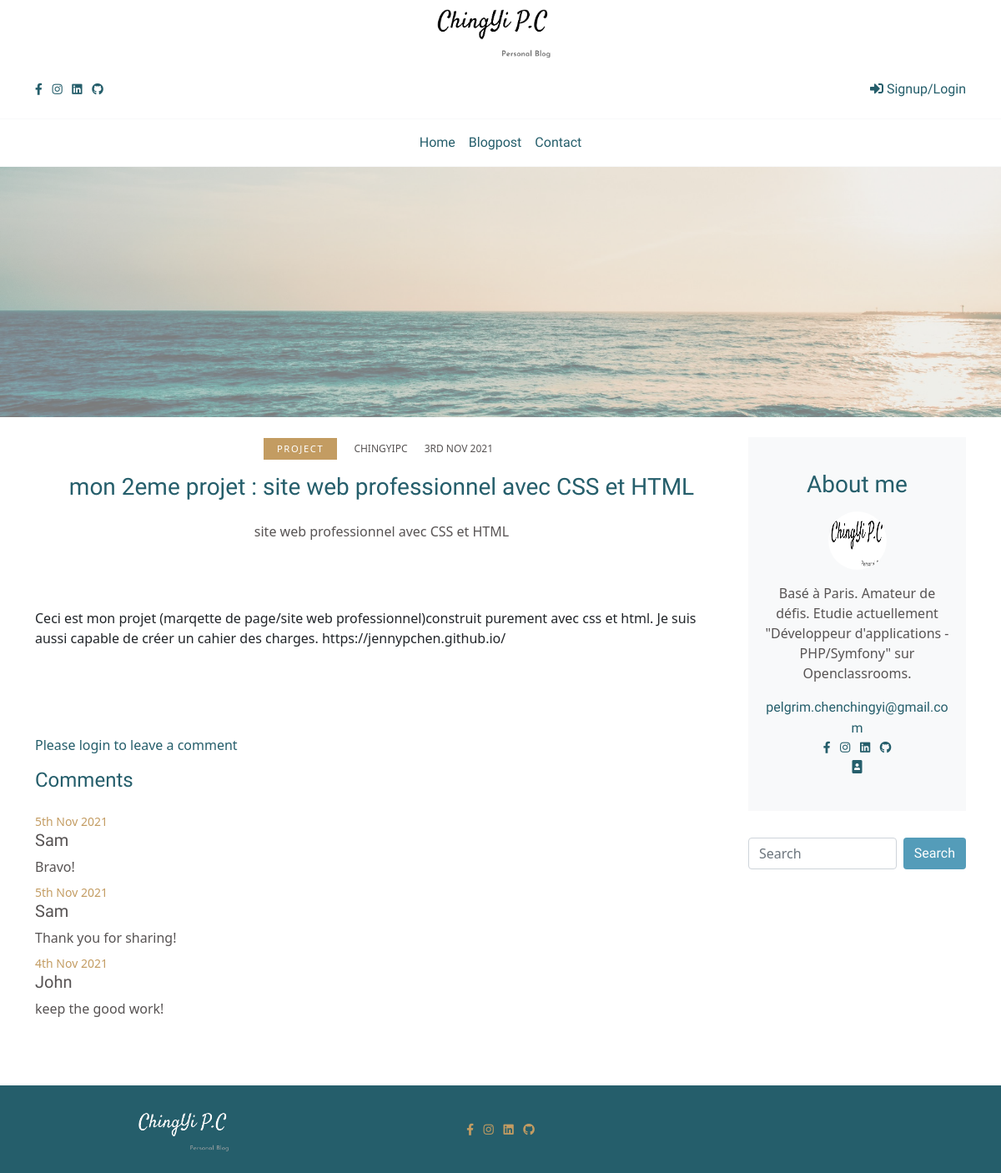
Screenshot of /project5PhpBlog/index.php?action=post&id=50 with the database file from the repository.
### tables this page shows
CREATE TABLE `post` (
  `id` int(11) NOT NULL,
  `title` varchar(200) NOT NULL,
  `chapo` longtext NOT NULL,
  `content` longtext NOT NULL,
  `image` varchar(255) DEFAULT NULL,
  `date_create` datetime NOT NULL,
  `date_update` datetime NOT NULL DEFAULT CURRENT_TIMESTAMP,
  `user_id` int(11) NOT NULL,
  `category` varchar(45) NOT NULL
);

CREATE TABLE `user` (
  `id` int(11) NOT NULL,
  `first_name` varchar(45) NOT NULL,
  `last_name` varchar(60) NOT NULL,
  `user_name` varchar(60) NOT NULL,
  `email` varchar(100) NOT NULL,
  `password` varchar(255) NOT NULL,
  `date_create` datetime NOT NULL,
  `user_type_id` int(11) DEFAULT '2',
  `reset_token` varchar(255) DEFAULT NULL
);

CREATE TABLE `comment` (
  `id` int(11) NOT NULL,
  `author` varchar(45) NOT NULL,
  `comment` varchar(250) NOT NULL,
  `valid` tinyint(1) DEFAULT NULL,
  `date_create` datetime NOT NULL,
  `post_id` int(11) NOT NULL,
  `user_id` int(11) NOT NULL
);

### project5PhpBlog/src/controllers/FrontendControllers.php (called while the page is built, shortened)
<?php
class FrontendControllers
{
    public function listAPost()
    {
        $postManager = new PostManager();
        $commentManager = new CommentManager();
        $post = $postManager->getPost(filter_var($_GET['id'],FILTER_SANITIZE_STRING));
        $comments = $commentManager->getComments(filter_var($_GET['id'],FILTER_SANITIZE_STRING));
        require('src/views/frontend/singlepost.php');
    }
}

### project5PhpBlog/src/models/postManager.php (called while the page is built, shortened)
<?php
class PostManager extends DatabaseManager
{
    function getPost($postId)
    {
        $db = $this->dbConnect();
        $statement = $db->prepare('SELECT post.id, image,title, category, chapo, USER.user_name, content,  DATE_FORMAT(post.date_create, "%D %b %Y") AS creation_date
    FROM `post` JOIN USER WHERE USER.id = `post`.`user_id` AND post.id=?');
        $statement->execute(array($postId));
        $values = $statement->fetch(PDO::FETCH_ASSOC);
        $post = new Posts($values);
        return $post;
    }
}

### project5PhpBlog/src/models/Blogs.php (called while the page is built, shortened)
<?php
class Blogs
{
    public function hydrate(array $values)
    {
        foreach ($values as $key => $value) {
            $pieces = explode('_', $key);
            if (strpos($key, '_') !== false) {
                $method = 'set';
                foreach ($pieces as $piece) {
                    $method = $method . ucfirst($piece);
                }
            } else {
                $method = 'set' . ucfirst($key);
            }
        }
    }
}

### project5PhpBlog/src/models/Posts.php (called while the page is built, shortened)
<?php
class Posts extends Blogs
{
    private $title;
    private $category;
    private $chapo;
    private $user_name;
    private $content;
    private $creation_date;
    public function setId($id)
    {
        $id = (int) $id;
    }
    public function setTitle($title)
    {
        if (is_string($title)) {
            $this->title = $title;
        }
    }
    public function getTitle()
    {
        return $this->title;
    }
    public function setCategory($category)
    {
        if (is_string($category)) {
            $this->category = $category;
        }
    }
    public function getCategory()
    {
        return $this->category;
    }
    public function setChapo($chapo)
    {
        if (is_string($chapo)) {
            $this->chapo = $chapo;
        }
    }
    public function getChapo()
    {
        return $this->chapo;
    }
    public function setUserName($user_name)
    {
        if (is_string($user_name)) {
            $this->user_name = $user_name;
        }
    }
    public function getUserName()
    {
        return $this->user_name;
    }
    public function setContent($content)
    {
        if (is_string($content)) {
            $this->content = $content;
        }
    }
    public function getContent()
    {
        return $this->content;
    }
    public function setCreationDate($creation_date)
    {
        $this->creation_date = $creation_date;
    }
    public function getCreationDate()
    {
        return $this->creation_date;
    }
}

### project5PhpBlog/src/Models/Session.php (called while the page is built, shortened)
<?php
class Session
{
    public static function get($key)
    {
        return (isset($_SESSION[$key])) ? $_SESSION[$key] : "";
    }
}

### project5PhpBlog/src/models/commentManager.php (called while the page is built, shortened)
<?php
class CommentManager extends DatabaseManager
{
    public function getComments($postId)
    {
        $comments = [];
        $db = $this->dbConnect();
        $statement = $db->PREPARE('SELECT`id`,`author`,`post_id`,`comment`,DATE_FORMAT(date_create, "%D %b %Y") AS comment_creation_date
    FROM COMMENT WHERE `post_id`=? AND `valid`=true ORDER BY comment_creation_date DESC');
        $statement->execute(array($postId));
        while ($values = $statement->fetch(PDO::FETCH_ASSOC)) {
            $comments[] = new Comments($values);
        }
        return $comments;
    }
}

### project5PhpBlog/src/models/Comments.php (called while the page is built, shortened)
<?php
class Comments extends Blogs
{
    private $author;
    private $comment;
    private $comment_creation_date;
    public function setId($id)
    {
        $id = (int) $id;
    }
    public function setAuthor($author)
    {
        if (is_string($author)) {
            $this->author = $author;
        }
    }
    public function getAuthor()
    {
        return $this->author;
    }
    public function setComment($comment)
    {
        if (is_string($comment)) {
            $this->comment = $comment;
        }
    }
    public function getComment()
    {
        return $this->comment;
    }
    public function setCommentCreationDate($comment_creation_date)
    {
        $this->comment_creation_date = $comment_creation_date;
    }
    public function getCommentCreateDate()
    {
        return $this->comment_creation_date;
    }
    public function setPostId($post_id)
    {
        $post_id = (int) $post_id;
    }
}

### project5PhpBlog/src/views/frontend/singlepost.php (the view, shortened to what this page needs)
<div class="pb-4 "><img class="img-fluid" src="public/img/sea.png" alt="banner" /></div>
<section class="pb-5">
    <div class="container pb-4">
        <div class="row">
            <div class="col-lg-9 mb-5 mb-lg-0 mx-auto">
                <div class="row mb-5">
                    <div class="col-lg-12 text-center">
                        <ul class="list-inline">
                            <li class="list-inline-item mr-2 category font-weight-normal"> <?= filter_var($post->getCategory(), FILTER_SANITIZE_STRING); ?> </li>
                            <li class="list-inline-item mx-2 text-uppercase meta font-weight-normal"><?= filter_var($post->getUserName(), FILTER_SANITIZE_STRING); ?></li>
                            <li class="list-inline-item mx-2 text-uppercase meta font-weight-normal"><?= filter_var($post->getCreationDate(), FILTER_SANITIZE_STRING); ?></li>
                        </ul>
                    </div>
                    <div class="col-lg-12 text-center">
                        <h2 class="h3 mb-4"> <a class="d-block blogtitle" href=""><?= filter_var($post->getTitle(), FILTER_SANITIZE_STRING); ?></a></h2>
                        <p class="blogtext"><?= filter_var($post->getChapo(), FILTER_SANITIZE_STRING); ?></p>
                    </div>
                    <div class="col-lg-12 text-center"><a class="d-block post-trending mb-4" href=""><img class="img-fluid w-100" src="<?= filter_var($post->getImage(), FILTER_SANITIZE_STRING); ?>" alt="" /></a>
                    </div>
                    <div class="col-lg-12">
                        <p class="blogtext"><?= $post->getContent(); ?></p>
                    </div>
                </div>
                <?php if (!empty(Session::get('username'))) : ?>
                    <?php if (!empty(Session::get('success_message'))) { ?>
                        <div class="success-message" style="margin-bottom: 15px;font-size: 20px;color: green;"><?= filter_var(Session::get('success_message'), FILTER_SANITIZE_STRING); ?></div>
                    <?php
                        Session::del('success_message');
                    }
                    ?>
                    <form method="post" action="index.php?action=leavecomment&amp;id=<?= filter_var($post->getId(), FILTER_SANITIZE_STRING); ?>">
                        <h3 class="cardtitle">Leave a comment</h3>
                        <div class="row mb-3">
                            <div class="col-lg-12 mb-3">
                                <input class="form-control" type="text" name="author" placeholder="Full Name e.g. Jason Doe" value="<?= filter_var(Session::get('username'), FILTER_SANITIZE_STRING); ?>" required>
                            </div>
                            <div class="col-lg-12 mb-3">
                                <textarea class="form-control" name="comment" rows="5" placeholder="Leave your comment" value="<?= filter_var($comment, FILTER_SANITIZE_STRING) ?>" required></textarea>
                            </div>
                            <div class="col-lg-12 mb-3">
                                <button class="btn button" type="submit">Submit your comment</button>
                            </div>
                        </div>
                    </form>
                <?php else : ?>
                    <p class="admin-title">Please login to leave a comment</p>
                <?php endif; ?>
                <h3 class="h4 mb-4 cardtitle">Comments</h3>
                <?php foreach ($comments as $comment) { ?>
                    <p class="small mb-0 date"><?= filter_var($comment->getCommentCreateDate(), FILTER_SANITIZE_STRING); ?></p>
                    <h5 class="name"><?= filter_var($comment->getAuthor(), FILTER_SANITIZE_STRING); ?></h5>
                    <p class="blogtext text-small mb-2"><?= filter_var($comment->getComment(), FILTER_SANITIZE_STRING); ?></p>
                <?php } ?>
            </div>
            <?php include_once 'src/views/frontend/_about.php'; ?>
        </div>
</section>
<?php require('src/views/frontend/_frontendLayout.php'); ?>

### project5PhpBlog/public/css/style.css (style rules this page uses)
section { overflow: hidden; position: relative; }
.cardtitle { font-family: "Satisfy", sans-serif; color: #255e6b; }
.category { padding: 0.3rem 1rem; text-decoration: none; color: #fff; background: #c39c62; text-transform: uppercase; letter-spacing: 0.1rem; font-size: 0.7rem; }
.meta { text-transform: uppercase; text-decoration: none; color: #575353; font-size: 0.75rem; }
.blogtitle { font-family: "Satisfy", sans-serif; text-decoration: none; color: #255e6b; }
.blogtext { color: #575353; }
.name { color: #575353; font-family: "Satisfy", sans-serif; }
.date { color: #c39c62; }
.admin-title { color: #255e6b; }

### rows the page displays
post: category "PROJECT", user.user_name "CHINGYIPC", title "mon 2eme projet : site web professionnel avec CSS et HTML", chapo "site web professionnel avec CSS et HTML", content "Ceci est mon projet (marqette de page/site web professionnel)construit purement avec css et html. Je suis aussi capable de créer un cahier des charges. https://jennypchen.github.io/"
comment: CommentCreateDate "5th Nov 2021", author "Sam", comment "Bravo!"
comment: CommentCreateDate "5th Nov 2021", author "Sam", comment "Thank you for sharing!"
comment: CommentCreateDate "4th Nov 2021", author "John", comment "keep the good work!"

### other values shown
filter_var($post->getCreationDate(), FILTER_SANITIZE_STRING) "3RD NOV 2021"
